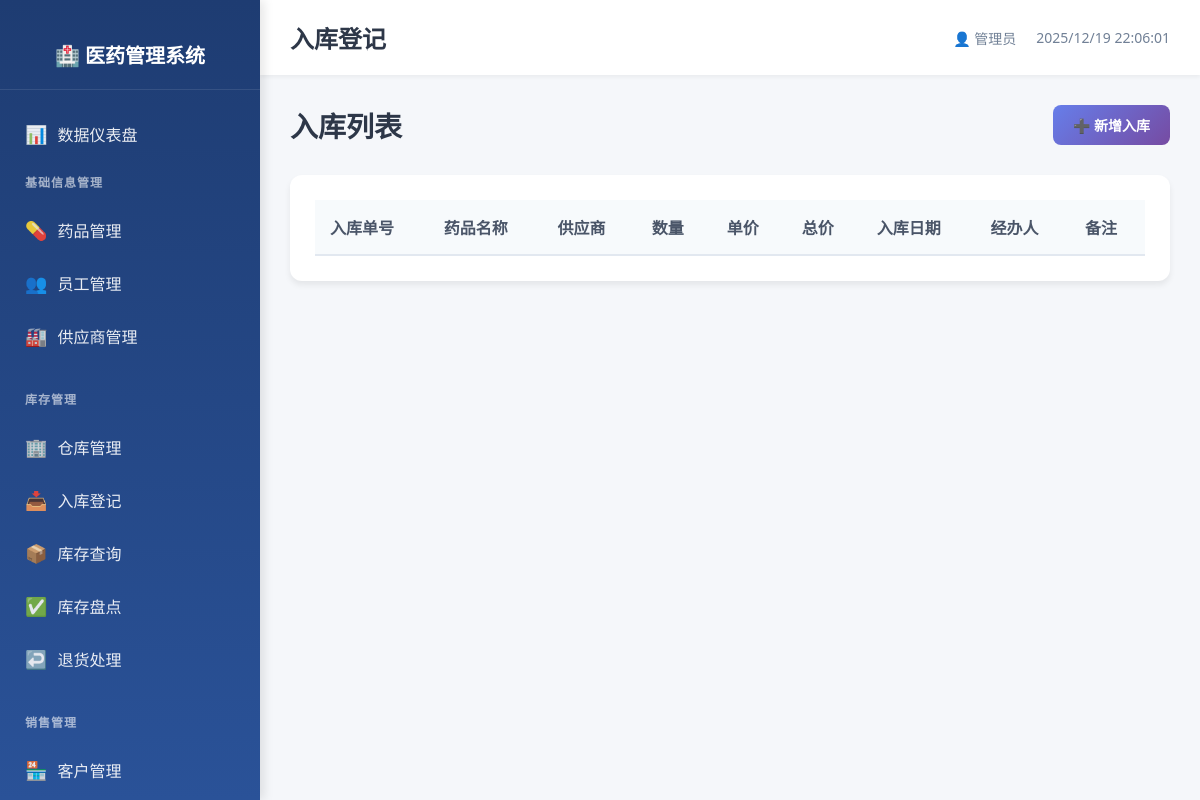
The page /inventory/stock_in on the database as committed earlier.
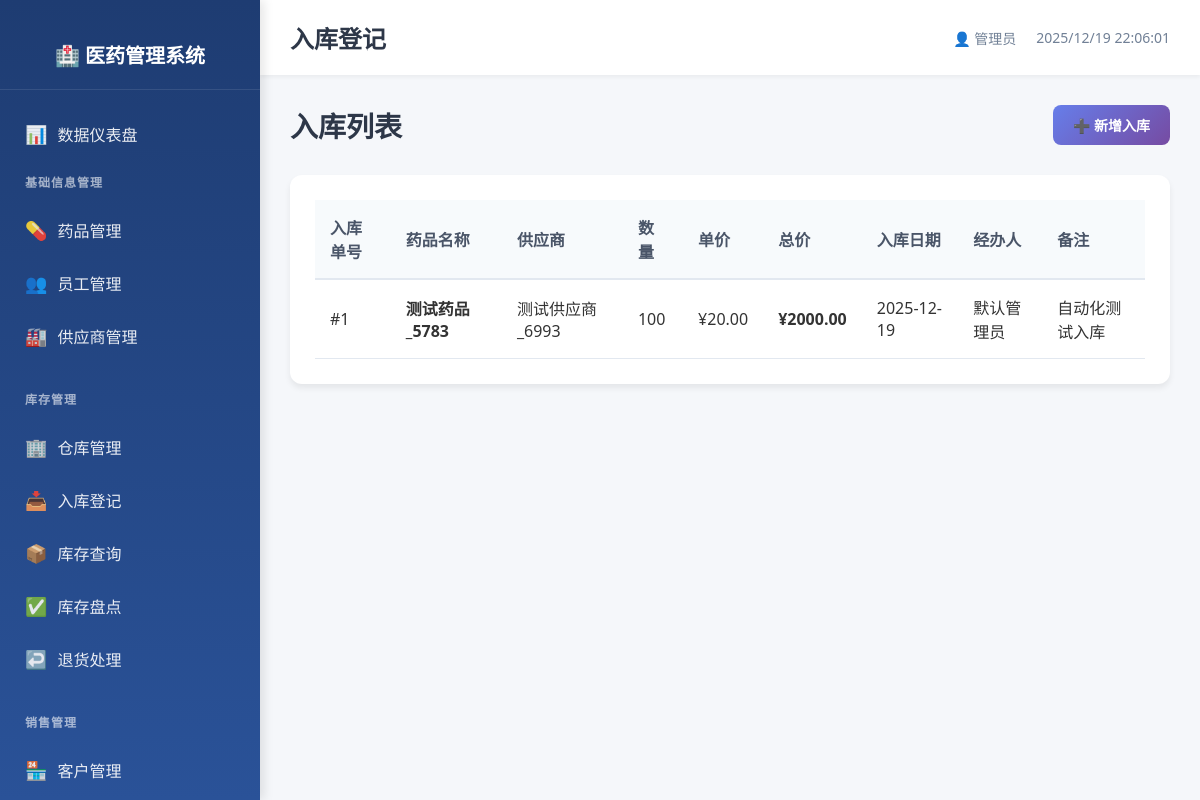
The same page on the database as committed later.
### models.py (models this page shows)
class StockIn(db.Model):
    __tablename__ = 'stock_in'
    stock_in_id = db.Column(db.Integer, primary_key=True, autoincrement=True)
    drug_id = db.Column(db.Integer, db.ForeignKey('drug_info.drug_id', ondelete='CASCADE'), nullable=False)
    supplier_id = db.Column(db.Integer, db.ForeignKey('supplier_info.supplier_id', ondelete='CASCADE'), nullable=False)
    quantity = db.Column(db.Integer, nullable=False)
    unit_price = db.Column(db.Numeric(10, 2), nullable=False)
    total_price = db.Column(db.Numeric(10, 2), nullable=False)
    stock_in_date = db.Column(db.Date, nullable=False)
    employee_id = db.Column(db.Integer, db.ForeignKey('employee_info.employee_id', ondelete='SET NULL'))
    remark = db.Column(db.String(200))
    create_time = db.Column(db.DateTime, default=datetime.now, nullable=False)

class DrugInfo(db.Model):
    __tablename__ = 'drug_info'
    drug_id = db.Column(db.Integer, primary_key=True, autoincrement=True)
    name = db.Column(db.String(100), nullable=False, index=True)
    spec = db.Column(db.String(100))
    manufacturer = db.Column(db.String(200))
    approval_number = db.Column(db.String(100), unique=True)
    category = db.Column(db.String(50))  # 处方/非处方
    unit = db.Column(db.String(20))
    purchase_price = db.Column(db.Numeric(10, 2), nullable=False)
    sale_price = db.Column(db.Numeric(10, 2), nullable=False)
    expiry_date = db.Column(db.Date)
    status = db.Column(db.String(20), default='在售', nullable=False)
    create_time = db.Column(db.DateTime, default=datetime.now, nullable=False)
    update_time = db.Column(db.DateTime, default=datetime.now, onupdate=datetime.now, nullable=False)

class SupplierInfo(db.Model):
    __tablename__ = 'supplier_info'
    supplier_id = db.Column(db.Integer, primary_key=True, autoincrement=True)
    name = db.Column(db.String(100), nullable=False, unique=True, index=True)
    contact = db.Column(db.String(100))
    phone = db.Column(db.String(20), unique=True, index=True)
    address = db.Column(db.String(200))
    qualification_no = db.Column(db.String(100), unique=True, index=True)
    create_time = db.Column(db.DateTime, default=datetime.now, nullable=False)
    update_time = db.Column(db.DateTime, default=datetime.now, onupdate=datetime.now, nullable=False)

class EmployeeInfo(db.Model):
    __tablename__ = 'employee_info'
    employee_id = db.Column(db.Integer, primary_key=True, autoincrement=True)
    name = db.Column(db.String(100), nullable=False, index=True)
    department = db.Column(db.String(100))
    position = db.Column(db.String(100))
    phone = db.Column(db.String(20), unique=True)
    hire_date = db.Column(db.Date)
    account = db.Column(db.String(50), unique=True, nullable=False)
    password = db.Column(db.String(200), nullable=False)
    status = db.Column(db.String(20), default='在职', nullable=False)
    create_time = db.Column(db.DateTime, default=datetime.now, nullable=False)
    update_time = db.Column(db.DateTime, default=datetime.now, onupdate=datetime.now, nullable=False)

### routes/inventory_mgmt.py (the view)
@inventory_bp.route('/stock_in')
def stock_in_list():
    stock_ins = db.session.query(StockIn, DrugInfo.name, SupplierInfo.name, EmployeeInfo.name).\
        join(DrugInfo, StockIn.drug_id == DrugInfo.drug_id).\
        join(SupplierInfo, StockIn.supplier_id == SupplierInfo.supplier_id).\
        join(EmployeeInfo, StockIn.employee_id == EmployeeInfo.employee_id).all()
    return render_template('inventory/stock_in_list.html', stock_ins=stock_ins)

### templates/inventory/stock_in_list.html (shortened to what this page needs)
{% extends "base.html" %}
{% block page_title %}入库登记{% endblock %}
{% block content %}
<div class="page-header">
    <h2>入库列表</h2>
    <a href="{{ url_for('inventory.stock_in_add') }}" class="btn btn-primary">
        ➕ 新增入库
    </a>
</div>
<div class="table-card">
    <table class="data-table">
        <thead>
            <tr>
                <th>入库单号</th>
                <th>药品名称</th>
                <th>供应商</th>
                <th>数量</th>
                <th>单价</th>
                <th>总价</th>
                <th>入库日期</th>
                <th>经办人</th>
                <th>备注</th>
            </tr>
        </thead>
        <tbody>
            {% for stock_in, drug_name, supplier_name, employee_name in stock_ins %}
            <tr>
                <td>#{{ stock_in.stock_in_id }}</td>
                <td><strong>{{ drug_name }}</strong></td>
                <td>{{ supplier_name }}</td>
                <td>{{ stock_in.quantity }}</td>
                <td>¥{{ "%.2f"|format(stock_in.unit_price) }}</td>
                <td><strong>¥{{ "%.2f"|format(stock_in.total_price) }}</strong></td>
                <td>{{ stock_in.stock_in_date }}</td>
                <td>{{ employee_name }}</td>
                <td>{{ stock_in.remark or '-' }}</td>
            </tr>
            {% endfor %}
        </tbody>
    </table>
</div>
{% endblock %}

Rows that differ between the two databases and show on the page:
added StockIn: stock_in_id "1", name "测试药品_5783", name "测试供应商_6993", quantity "100", unit_price "20.00", total_price "2000.00", stock_in_date "2025-12-19", name "默认管理员", remark "自动化测试入库"
